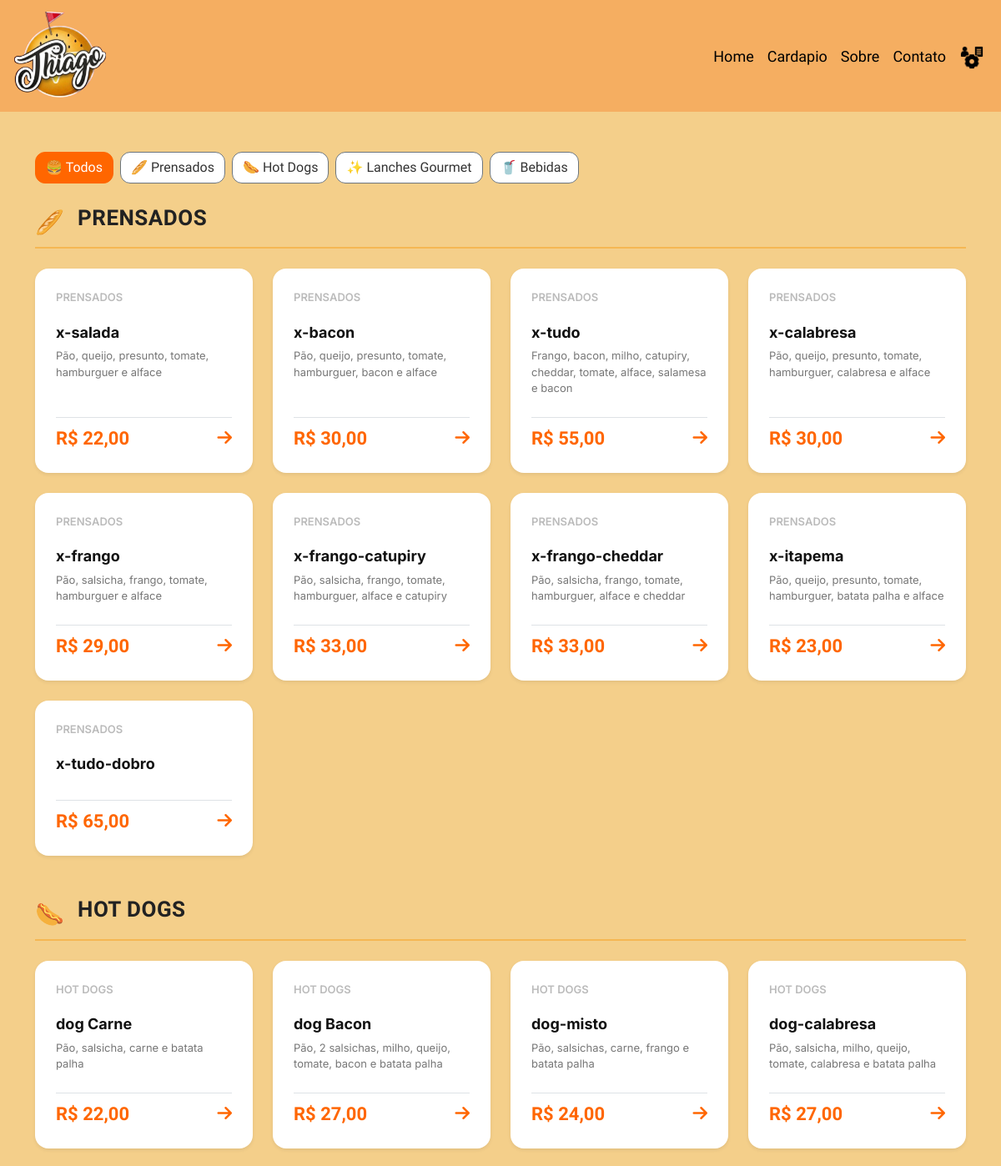
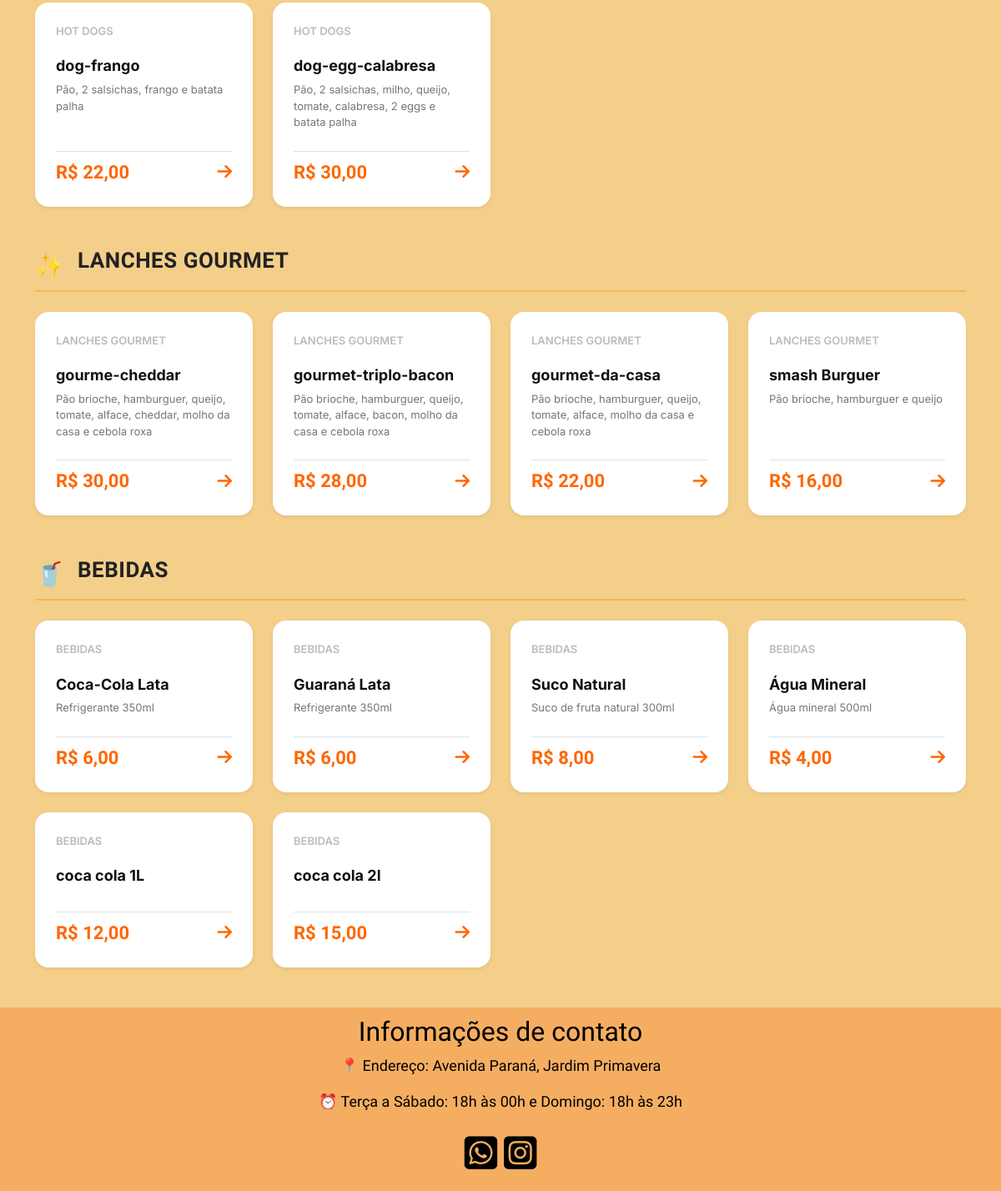
The app's page /cardapio with its own data (2 pictures, top to bottom).
### tables this page shows
CREATE TABLE `produto` (
  `id_produto` int(11) NOT NULL,
  `id_categoria` int(11) NOT NULL,
  `nome_lanches` varchar(100) NOT NULL,
  `preco` float(10,2) NOT NULL,
  `popular` tinyint(1) DEFAULT 0,
  `ingredientes` text DEFAULT NULL
);

CREATE TABLE `categoria` (
  `id_categoria` int(11) NOT NULL,
  `nome_categoria` varchar(100) NOT NULL
);

### include/funcoes.php (called while the page is built, shortened)
<?php
function buscarTodosProdutos(mysqli $conn): array
{
    $cardapio = [];
    $icones = [
        'PRENSADOS' => '🥖',
        'HOT DOGS' => '🌭',
        'LANCHES GOURMET' => '✨',
        'BEBIDAS' => '🥤'
    ];
    $sql = "SELECT p.id_produto, p.nome_lanches, p.preco,
                   p.popular, p.ingredientes, c.nome_categoria
            FROM produto p
            JOIN categoria c ON p.id_categoria = c.id_categoria
            ORDER BY c.id_categoria, p.id_produto";
    $res = $conn->query($sql);
    while ($linha = $res->fetch_assoc()) {
        $categoria = strtoupper($linha['nome_categoria']);
        if (!isset($cardapio[$categoria])) {
            $cardapio[$categoria] = [
                'secao_titulo' => $categoria,
                'secao_icon'   => $icones[$categoria] ?? '🍔',
                'lanches'      => []
            ];
        }
        $ehPopular = ($linha['popular'] == 1 || $linha['popular'] === '1' || $linha['popular'] === true);
        $cardapio[$categoria]['lanches'][] = [
            'num'          => $categoria,
            'nome'         => $linha['nome_lanches'],
            'preco'        => (float) $linha['preco'],
            'ingredientes' => $linha['ingredientes'] ?? '',
            'popular'      => $ehPopular
        ];
    }
    return array_values($cardapio);
}

### pagina/cardapio.php (the view, shortened to what this page needs)
<?php
require_once "include/funcoes.php";
$cardapio_completo = buscarTodosProdutos($conn);
function filtrarPorCategoria(array $secoes, $categoriaSelecionada): array {
    if (empty($categoriaSelecionada) || $categoriaSelecionada === 'TODOS') {
        return $secoes;
    }
    $resultado = [];
    return $resultado;
}
$categoriaAtual = $_GET['categoria'] ?? 'TODOS';
$cardapioParaExibir = filtrarPorCategoria($cardapio_completo, $categoriaAtual);
?>
<!DOCTYPE html>
<html lang="pt-br">
<head>
    <link href="https://cdn.jsdelivr.net/npm/bootstrap@5.3.0/dist/css/bootstrap.min.css" rel="stylesheet">
    <link rel="stylesheet" href="css/cardapio.css">
    <link rel="stylesheet" href="https://cdnjs.cloudflare.com/ajax/libs/font-awesome/6.5.1/css/all.min.css">
</head>
<body>
<div class="container menu-conteudo my-5">
    <div class="d-flex flex-wrap gap-2 mb-4 align-items-center">
        <a href="?param=cardapio&categoria=TODOS"
           class="btn <?php echo ($categoriaAtual === 'TODOS') ? 'btn-primary text-white' : 'btn-outline-secondary bg-white'; ?>"
           style="border-radius: 12px; font-family: 'Oswald', sans-serif; <?php echo ($categoriaAtual === 'TODOS') ? 'background-color: #ff6600; border-color: #ff6600;' : 'color: #333;'; ?>">
           🍔 Todos
        </a>
        <a href="?param=cardapio&categoria=PRENSADOS"
           class="btn <?php echo ($categoriaAtual === 'PRENSADOS') ? 'btn-primary text-white' : 'btn-outline-secondary bg-white'; ?>"
           style="border-radius: 12px; font-family: 'Oswald', sans-serif; <?php echo ($categoriaAtual === 'PRENSADOS') ? 'background-color: #ff6600; border-color: #ff6600;' : 'color: #333;'; ?>">
           🥖 Prensados
        </a>
        <a href="?param=cardapio&categoria=HOT DOGS"
           class="btn <?php echo ($categoriaAtual === 'HOT DOGS') ? 'btn-primary text-white' : 'btn-outline-secondary bg-white'; ?>"
           style="border-radius: 12px; font-family: 'Oswald', sans-serif; <?php echo ($categoriaAtual === 'HOT DOGS') ? 'background-color: #ff6600; border-color: #ff6600;' : 'color: #333;'; ?>">
           🌭 Hot Dogs
        </a>
        <a href="?param=cardapio&categoria=LANCHES GOURMET"
           class="btn <?php echo ($categoriaAtual === 'LANCHES GOURMET') ? 'btn-primary text-white' : 'btn-outline-secondary bg-white'; ?>"
           style="border-radius: 12px; font-family: 'Oswald', sans-serif; <?php echo ($categoriaAtual === 'LANCHES GOURMET') ? 'background-color: #ff6600; border-color: #ff6600;' : 'color: #333;'; ?>">
           ✨ Lanches Gourmet
        </a>
        <a href="?param=cardapio&categoria=BEBIDAS"
           class="btn <?php echo ($categoriaAtual === 'BEBIDAS') ? 'btn-primary text-white' : 'btn-outline-secondary bg-white'; ?>"
           style="border-radius: 12px; font-family: 'Oswald', sans-serif; <?php echo ($categoriaAtual === 'BEBIDAS') ? 'background-color: #ff6600; border-color: #ff6600;' : 'color: #333;'; ?>">
           🥤 Bebidas
        </a>
    </div>
    <?php foreach ($cardapioParaExibir as $secao): ?>
        <div class="menu-secao mb-5">
            <div class="secao-header d-flex align-items-center mb-4">
                <span class="secao-icon"><?php echo $secao['secao_icon']; ?></span>
                <h2 class="secao-title ms-3"><?php echo $secao['secao_titulo']; ?></h2>
            </div>
            <div class="row row-cols-1 row-cols-sm-2 row-cols-md-4 g-4">
                <?php foreach ($secao['lanches'] as $lanche): ?>
                    <div class="col">
                        <div class="card card-menu h-100 shadow-sm border-0 position-relative">
                            <div class="card-body d-flex flex-column justify-content-between p-4">
                                <div class="d-flex justify-content-between align-items-center mb-3">
                                    <span class="lanche-num"><?php echo $lanche['num']; ?></span>
                                </div>
                                <div class="mb-4">
                                    <h4 class="lanche-nome"><?php echo $lanche['nome']; ?></h4>
                                    <p class="lanche-ingredientes card-text"><?php echo $lanche['ingredientes']; ?></p>
                                </div>
                                <div class="d-flex justify-content-between align-items-center mt-auto pt-2 border-top">
                                    <span class="lanche-preco">R$ <?php echo number_format($lanche['preco'], 2, ',', '.'); ?></span>
                                    <a href="https://wa.me/5544998340641?text=Olá, gostaria de pedir <?php echo urlencode($lanche['nome']); ?>"
                                       target="_blank" class="seta-link text-decoration-none">
                                        <i class="fa-solid fa-arrow-right"></i>
                                    </a>
                                </div>
                            </div>
                        </div>
                    </div>
                <?php endforeach; ?>
            </div>
        </div>
    <?php endforeach; ?>
</div>
</body>
</html>

### css/index.css (style rules this page uses)
* { margin: 0; padding: 0; }
body { background-color:#f4cf8a; }

### css/cardapio.css (style rules this page uses)
* { margin: 0; padding: 0; }
body { background-color: #f4cf8a; }
.secao-header { border-bottom: 2px solid #f5b753; padding-bottom: 10px; }
.secao-icon { font-size: 28px; }
.secao-title { font-family: 'Oswald', sans-serif; font-size: 26px; font-weight: 700; color: #222; letter-spacing: 0.5px; }
.card-menu { border-radius: 16px !important; background-color: #ffffff; transition: transform 0.25s ease, box-shadow 0.25s ease, border-color 0.25s ease; border: 1px solid transparent !important; }
.lanche-num { font-family: 'Inter', sans-serif; font-size: 13px; color: #bbb; font-weight: 600; }
.lanche-nome { font-family: 'Inter', sans-serif; font-size: 18px; font-weight: 700; color: #111; margin-top: 5px; }
.lanche-ingredientes { font-family: 'Inter', sans-serif; font-size: 13px; color: #777; line-height: 1.5; }
.lanche-preco { font-family: 'Oswald', sans-serif; font-size: 22px; color: #ff6600; font-weight: 700; }
.seta-link { color: #ff6600; font-size: 20px; transition: transform 0.2s; }

### records on screen
produto: id_categoria.nome_categoria "PRENSADOS", nome_lanches "x-salada", ingredientes "Pão, queijo, presunto, tomate, hamburguer e alface", preco "22,00"
produto: id_categoria.nome_categoria "PRENSADOS", nome_lanches "x-bacon", ingredientes "Pão, queijo, presunto, tomate, hamburguer, bacon e alface", preco "30,00"
produto: id_categoria.nome_categoria "PRENSADOS", nome_lanches "x-tudo", ingredientes "Frango, bacon, milho, catupiry, cheddar, tomate, alface, salamesa e bacon", preco "55,00"
produto: id_categoria.nome_categoria "PRENSADOS", nome_lanches "x-calabresa", ingredientes "Pão, queijo, presunto, tomate, hamburguer, calabresa e alface", preco "30,00"
produto: id_categoria.nome_categoria "PRENSADOS", nome_lanches "x-frango", ingredientes "Pão, salsicha, frango, tomate, hamburguer e alface", preco "29,00"
produto: id_categoria.nome_categoria "PRENSADOS", nome_lanches "x-frango-catupiry", ingredientes "Pão, salsicha, frango, tomate, hamburguer, alface e catupiry", preco "33,00"
produto: id_categoria.nome_categoria "PRENSADOS", nome_lanches "x-frango-cheddar", ingredientes "Pão, salsicha, frango, tomate, hamburguer, alface e cheddar", preco "33,00"
produto: id_categoria.nome_categoria "PRENSADOS", nome_lanches "x-itapema", ingredientes "Pão, queijo, presunto, tomate, hamburguer, batata palha e alface", preco "23,00"
produto: id_categoria.nome_categoria "PRENSADOS", nome_lanches "x-tudo-dobro", preco "65,00"
produto: id_categoria.nome_categoria "HOT DOGS", nome_lanches "dog Carne", ingredientes "Pão, salsicha, carne e batata palha", preco "22,00"
produto: id_categoria.nome_categoria "HOT DOGS", nome_lanches "dog Bacon", ingredientes "Pão, 2 salsichas, milho, queijo, tomate, bacon e batata palha", preco "27,00"
produto: id_categoria.nome_categoria "HOT DOGS", nome_lanches "dog-misto", ingredientes "Pão, salsichas, carne, frango e batata palha", preco "24,00"
produto: id_categoria.nome_categoria "HOT DOGS", nome_lanches "dog-calabresa", ingredientes "Pão, salsicha, milho, queijo, tomate, calabresa e batata palha", preco "27,00"
produto: id_categoria.nome_categoria "HOT DOGS", nome_lanches "dog-frango", ingredientes "Pão, 2 salsichas, frango e batata palha", preco "22,00"
produto: id_categoria.nome_categoria "HOT DOGS", nome_lanches "dog-egg-calabresa", ingredientes "Pão, 2 salsichas, milho, queijo, tomate, calabresa, 2 eggs e batata palha", preco "30,00"
produto: id_categoria.nome_categoria "LANCHES GOURMET", nome_lanches "gourme-cheddar", ingredientes "Pão brioche, hamburguer, queijo, tomate, alface, cheddar, molho da casa e cebola roxa", preco "30,00"
produto: id_categoria.nome_categoria "LANCHES GOURMET", nome_lanches "gourmet-triplo-bacon", ingredientes "Pão brioche, hamburguer, queijo, tomate, alface, bacon, molho da casa e cebola roxa", preco "28,00"
produto: id_categoria.nome_categoria "LANCHES GOURMET", nome_lanches "gourmet-da-casa", ingredientes "Pão brioche, hamburguer, queijo, tomate, alface, molho da casa e cebola roxa", preco "22,00"
produto: id_categoria.nome_categoria "LANCHES GOURMET", nome_lanches "smash Burguer", ingredientes "Pão brioche, hamburguer e queijo", preco "16,00"
produto: id_categoria.nome_categoria "BEBIDAS", nome_lanches "Coca-Cola Lata", ingredientes "Refrigerante 350ml", preco "6,00"
produto: id_categoria.nome_categoria "BEBIDAS", nome_lanches "Guaraná Lata", ingredientes "Refrigerante 350ml", preco "6,00"
produto: id_categoria.nome_categoria "BEBIDAS", nome_lanches "Suco Natural", ingredientes "Suco de fruta natural 300ml", preco "8,00"
produto: id_categoria.nome_categoria "BEBIDAS", nome_lanches "Água Mineral", ingredientes "Água mineral 500ml", preco "4,00"
produto: id_categoria.nome_categoria "BEBIDAS", nome_lanches "coca cola 1L", preco "12,00"
produto: id_categoria.nome_categoria "BEBIDAS", nome_lanches "coca cola 2l", preco "15,00"

### other values on screen
$secao['secao_icon'] "🥖"
$secao['secao_titulo'] "PRENSADOS"
$secao['secao_icon'] "🌭"
$secao['secao_titulo'] "HOT DOGS"
$secao['secao_icon'] "✨"
$secao['secao_titulo'] "LANCHES GOURMET"
$secao['secao_icon'] "🥤"
$secao['secao_titulo'] "BEBIDAS"
